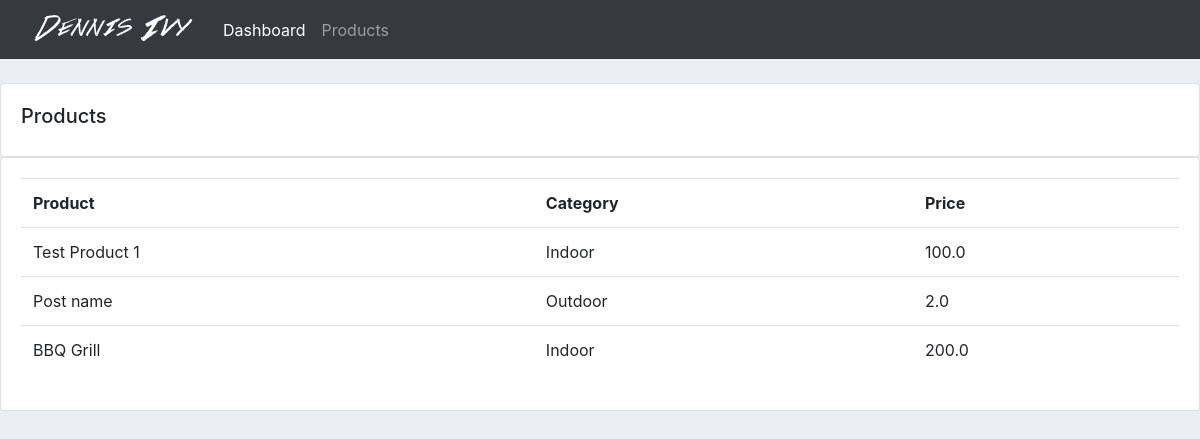
/products/, run on an earlier commit of the app's database.
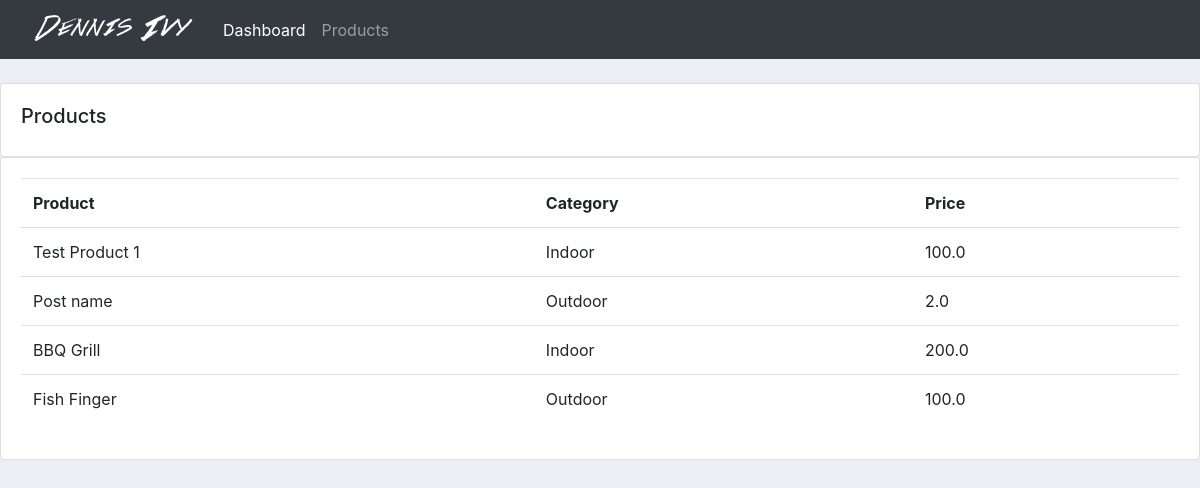
And on a later commit of the database.
### accounts/models.py (models this page shows, shortened)
class Product(models.Model):
    CATEGORY = (
        ('Indoor', 'Indoor'),
        ('Outdoor', 'Outdoor')
    )
    name = models.CharField(max_length=20, null=True)
    price = models.FloatField(null=True)
    category = models.CharField(max_length=20, null=True, choices=CATEGORY)
    description = models.CharField(max_length=200, null=True)
    date_created = models.DateTimeField(auto_now_add=True, null=True)
    tags = models.ManyToManyField(Tag)

### accounts/views.py (the view)
# urls.py: path('products/', views.products, name="product"),
def products(request):
    product = Product.objects.all()
    return render(request, 'accounts/products.html', {'product': product})

### accounts/templates/accounts/products.html
{% extends 'accounts/main.html' %}
{% block content %}
    <br>
    <div class="row">
        <div class="col-md">
            <div class="card card-body">
                <h5>Products</h5>
            </div>
            <div class="card card-body">
                <table class="table">
                    <tr>
                        <th>Product</th>
                        <th>Category</th>
                        <th>Price</th>
                    </tr>
                    {% for i in product %}
                        <tr>
                            <td>{{ i.name }}</td>
                            <td>{{ i.category }}</td>
                            <td>{{ i.price }}</td>
                        </tr>
                    {% endfor %}
                </table>
            </div>
        </div>
    </div>
{% endblock %}

What changed in the data, as far as the page shows it:
added Product: name "Fish Finger", category "Outdoor", price "100.0"
